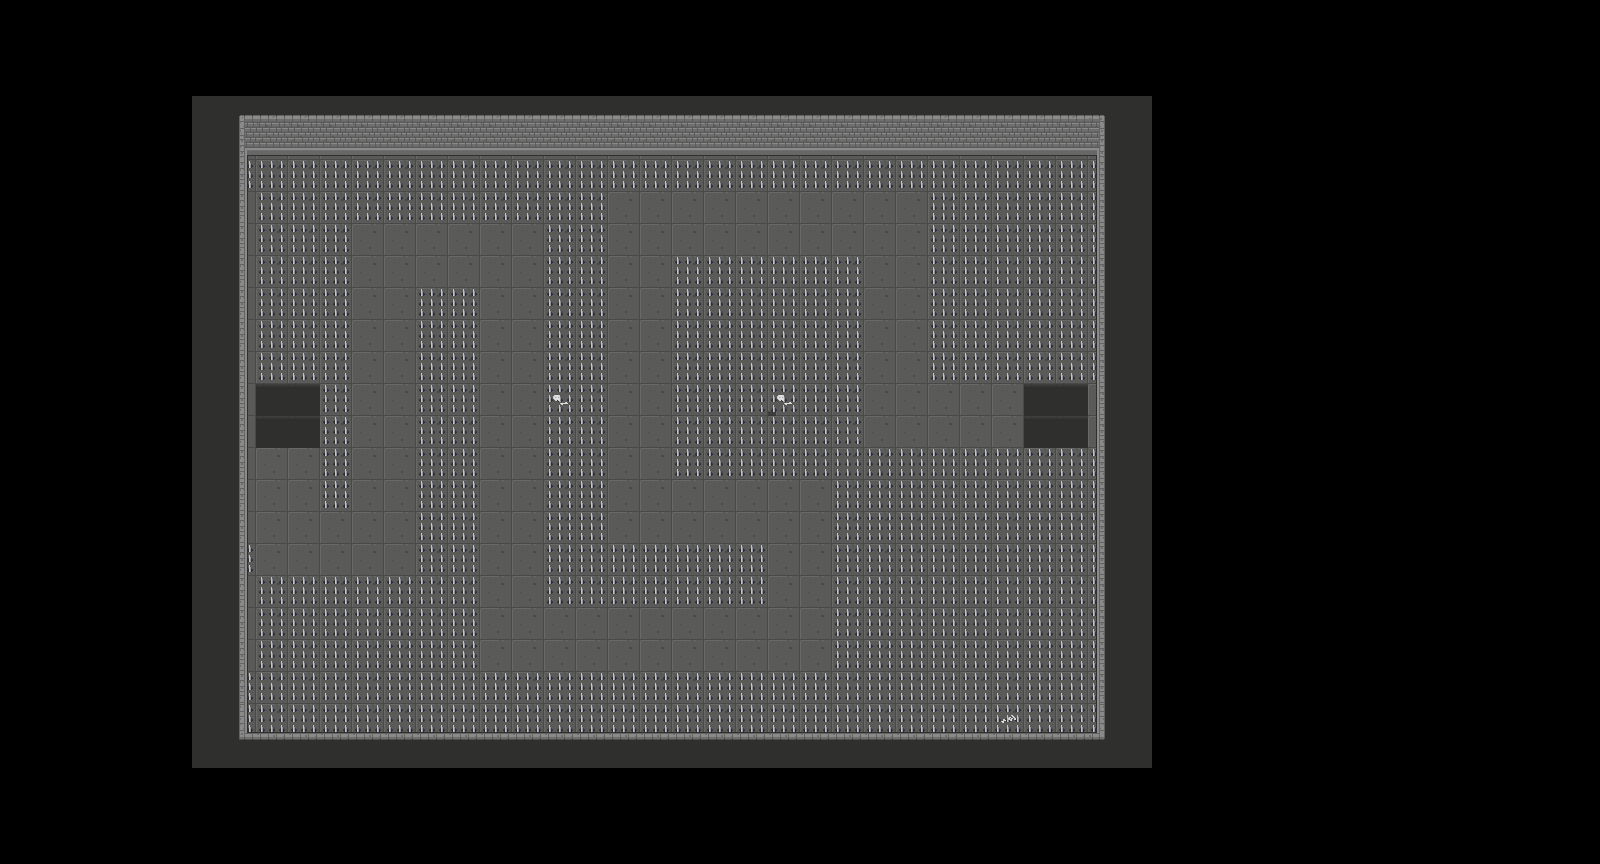

A level layout from a 2D game, rendered from its tile map. Below: a short description, then the map file with tile-grid data replaced by summaries:
An orthogonal 50x27 tile map with 32x32 px tiles, 4 tile layers (Слой тайлов 2, Слой тайлов 3, Слой тайлов 4, Слой тайлов 1) and 17 objects (11x spike, 4x solid, player, hod).

<map version="1.0.0" orientation="orthogonal" renderorder="right-down" width="50" height="27" tilewidth="32" tileheight="32" nextobjectid="29">
 <tileset firstgid="1" name="Dungeon_Tileset" tilewidth="32" tileheight="32" tilecount="320" columns="16">
  <image source="images/Dungeon_Tileset.png" width="512" height="640" />
 </tileset>
 <layer name="Слой тайлов 2" width="50" height="27">
  <data>[1350 cells, 537 non-empty, 6 distinct tile ids]</data>
 </layer>
 <layer name="Слой тайлов 3" width="50" height="27">
  <data>[1350 cells, 482 non-empty, 3 distinct tile ids]</data>
 </layer>
 <layer name="Слой тайлов 4" width="50" height="27">
  <data>[1350 cells, 2 non-empty, 2 distinct tile ids]</data>
 </layer>
 <layer name="Слой тайлов 1" width="50" height="27">
  <data>[1350 cells, 189 non-empty, 16 distinct tile ids]</data>
 </layer>
 <objectgroup name="Слой объектов 1" offsetx="32" offsety="32">
  <object id="4" name="player" x="958" y="369" width="32" height="32" />
  <object id="5" name="solid" x="161" y="64" width="52" height="669" />
  <object id="7" name="solid" x="1069" y="66.5" width="52" height="669" />
  <object id="8" name="solid" x="215" y="64.5" width="852" height="57" />
  <object id="9" name="solid" x="216" y="718.5" width="852" height="14" />
  <object id="12" name="spike" x="257" y="675" width="844" height="61" />
  <object id="14" name="spike" x="829" y="446" width="265" height="259" />
  <object id="15" name="spike" x="927" y="159" width="168" height="223" />
  <object id="16" name="spike" x="252" y="162" width="90" height="221" />
  <object id="17" name="hod" x="259" y="381" width="62" height="65" />
  <object id="22" name="spike" x="674" y="258" width="185" height="219" />
  <object id="23" name="spike" x="255.5" y="576.5" width="164" height="154" />
  <object id="24" name="spike" x="415" y="288.5" width="61" height="415" />
  <object id="25" name="spike" x="539.5" y="162.5" width="61" height="441" />
  <object id="26" name="spike" x="542.5" y="546.5" width="212" height="60" />
  <object id="27" name="spike" x="257" y="157" width="847" height="31" />
  <object id="28" name="spike" x="347.5" y="190.5" width="227" height="31" />
 </objectgroup>
</map>
